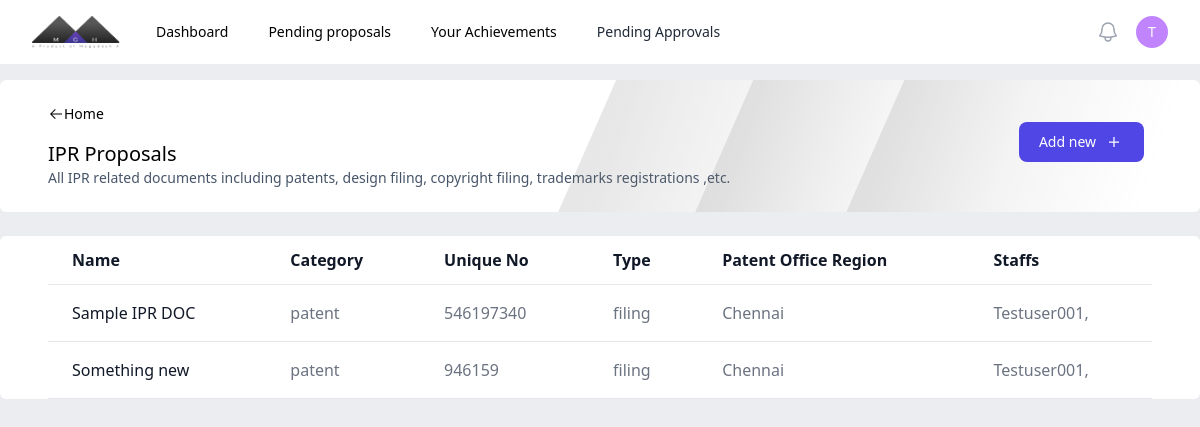
Before: /ipr/ (signed in) with the older database file.
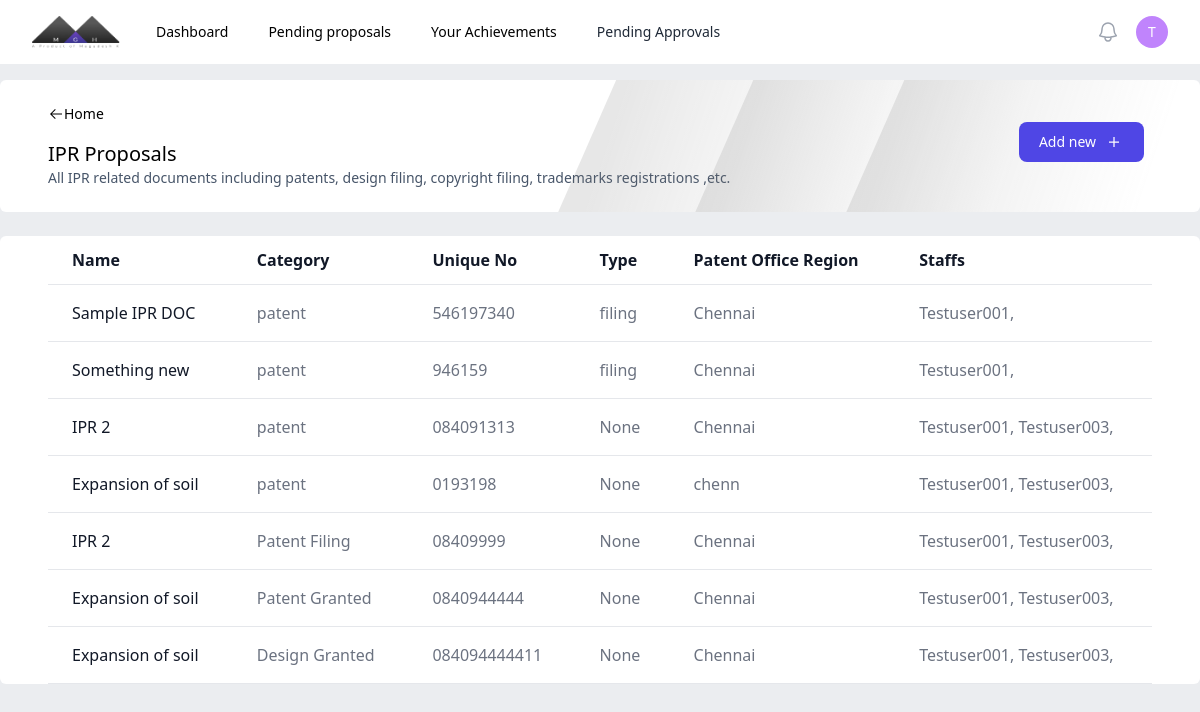
After: the same page with the newer database file.
### authentication/models.py (models this page shows)
class staff(AbstractUser):
    dept = models.ForeignKey(department, on_delete=models.CASCADE, null=True, blank=True)
    designation = models.CharField(max_length=20)
    phone = models.CharField(max_length=20)
    def __str__(self):
        return self.username

### central/models.py (models this page shows, shortened)
class ipr(models.Model):
    types = [
        ('Patent Filing','Patent Filing'),
        ('Patent Granted','Patent Granted'),
        ('Design Filing','Design Filing'),
        ('Design Granted','Design Granted'),
        ('Copyright Filing', 'Copyright Filing'),
        ('Copyright Registered','Copyright Registered')
]
    category = models.CharField(max_length=50, choices=types)
    title = models.CharField(max_length=100)
    uniqueno = models.CharField(max_length=50, unique=True) #Change CharField to somethingelse if required
    patentoffice = models.CharField(max_length=50)
    date = models.DateField(blank=True, null=True)
    department = models.ForeignKey(department, on_delete=models.SET_NULL, null=True)
    staffs = models.ManyToManyField(staff)
    status = models.CharField(max_length=50, null=True, blank=True,choices=[('filing', 'filing'),('granted', 'granted')])
    hodapproval = models.BooleanField(verbose_name="HoD Approval Status", default=False, null=True)
    controller = models.BooleanField(verbose_name="Controller Approval Status", default=False, null=True)
    class Meta:
        verbose_name_plural = "IPR"
        verbose_name = "IPR"

### central/views.py (the view)
# urls.py: path('ipr/', ctv.ipr),
@login_required
def ipr(request):
    obj = _ipr.objects.filter(staffs = request.user, controller=True)
    return render(request, 'central/ipr.html', {'objects':obj})

### authentication/models.py (called while the page is built)
    def __str__(self):
        return self.name

### central/templates/central/ipr.html (shortened to what this page needs)
{% extends 'central/publication.html' %}
{% block header %}
    <p class="text-xl font-medium mt-4">IPR Proposals</p>
    <p class="text-sm text-slate-600">All IPR related documents including patents, design filing, copyright filing, trademarks registrations ,etc. </p>
{% endblock %}
{% block addurl %}
     /iprapplication
{% endblock %}
{% block content %}
<table class=" text-left min-h-full text-gray-500 bg-white dark:text-gray-400 rounded-md overflow-x-auto w-full">
    <thead class="border-b text-gray-900 dark:text-gray-400">
        <tr>
            <th scope="col" class="px-6 py-3">
                Name
            </th>
            <th scope="col" class="px-6 py-3">
                Category
            </th>
            <th scope="col" class="px-6 py-3">
                Unique No
            </th>
            <th scope="col" class="px-6 py-3">
                Type
            </th>
            <th scope="col" class="px-6 py-3">
                Patent Office Region
            </th>
            <th scope="col" class="px-6 py-3">
                Staffs
            </th>
        </tr>
    </thead>
    <tbody>
        {% for object in objects %}
        <tr class="border-b">
            <td scope="row" class="hover:underline px-6 py-4 font-medium text-gray-900 whitespace-nowrap">
                <a href="">
                {{object.title}}
                </a>
            </td>
            <td scope="row" class="px-6 py-4">
                <a href="">
                {{object.category}}
                </a>
            </td>
            <td class="px-6 py-4">
                {{object.uniqueno}}
            </td>
            <td class="px-6 py-4">
                {{object.status}}
            </td>
            <td class="px-6 py-4">
                {{object.patentoffice}}
            </td>
            <td class="px-6 py-4">
                {% for staff in object.staffs.all %}
                    {{staff}},
                {% endfor %}
            </td>
        </tr>
        {% endfor %}
    </tbody>
    </table>
{% endblock %}

### central/templates/central/publication.html (shortened to what this page needs)
{% load static %}
{% load static tailwind_tags %}
<!DOCTYPE html>
<html lang="en">
<head>
    {% tailwind_css %}
</head>
<body class="bg-[#ebedf0]">
    {% include 'central/nav.html' %}
    <div class="overflow-hidden relative bg-white w-full gap-2 py-6 px-6 lg:px-12 mt-4 rounded-md flex justify-between items-center flex-wrap">
        <div>
            <a href="/" class="flex text-sm font-medium items-center">
                <img src="{% static 'images/arrow.svg' %}" alt="">
                Home
            </a>
            {% block header %}{% endblock %}
        </div>
        <div class="z-10">
            <a href="{% block addurl %}/publicationapplication{% endblock %}">
                <button type="button" class=" flex gap-2 items-center justify-between text-white bg-[#4f46e5] hover:bg-blue-800 focus:ring-4 focus:ring-blue-300 font-medium rounded-lg text-sm px-5 py-2.5 me-2 mb-2 dark:bg-blue-600 dark:hover:bg-blue-700 focus:outline-none dark:focus:ring-blue-800">
                    Add new
                    <img src="{% static 'images/add.svg' %}" class="min-w-[20px] min-h-[20px]">
                </button>
            </a>
        </div>
        <div class="absolute top-0 right-0 min-h-[100% bg-red-600]">
            <img src="{% static 'images/shadow2.svg' %}" class="min-w-[100%] top-[-20px] right-[-100px] opacity-50">
        </div>
    </div>
    <div class="w-full mt-4">
        <div class="relative max-w-[100%] min-h-full overflow-x-scroll mt-6 rounded-md bg-white px-4 lg:px-12">
            {% block content %}{% endblock %}
        </div>
    </div>
</body>
</html>

### central/templates/central/nav.html (shortened to what this page needs)
{% load static %}
<nav class="bg-white">
     <div class="mx-auto max-w-7xl px-2 sm:px-6 lg:px-8">
       <div class="relative flex h-16 items-center justify-between">
         <div class="flex flex-1 items-center justify-center sm:items-stretch sm:justify-start">
           <div class="flex flex-shrink-0 items-center">
             <img class="h-8 w-auto" src="{% static 'images/logo.png' %}" alt="Your Company">
           </div>
           <div class="hidden sm:ml-6 sm:block">
             <div class="flex space-x-4">
               <a href="/" class="rounded-md px-3 py-2 text-sm font-medium text-black hover:bg-gray-100" aria-current="page">Dashboard</a>
               <a href="/pendingproposals" class="rounded-md px-3 py-2 text-sm font-medium text-black hover:bg-gray-100 hover:text-black">Pending proposals</a>
               <a href="/achievements" class="rounded-md px-3 py-2 text-sm font-medium text-black hover:bg-gray-100 hover:text-black">Your Achievements</a>
               {% if request.user.groups.first.name == 'Controller' or request.user.groups.first.name == 'HoD'%}
               <a href="/pendingapprovals" class="block rounded-md px-3 py-2 text-sm font-medium text-gray-800 hover:bg-slate-100 hover:text-black">Pending Approvals</a>
               {% endif %}
             </div>
           </div>
         </div>
         <div class="absolute inset-y-0 right-0 flex items-center pr-2 sm:static sm:inset-auto sm:ml-6 sm:pr-0">
           <button type="button" class="relative rounded-full p-1 text-gray-400 hover:text-black focus:outline-none focus:ring-2 focus:ring-white focus:ring-offset-2 focus:ring-offset-gray-800">
             <span class="absolute -inset-1.5"></span>
           </button>
           <div class="relative ml-3">
             <div>
               <button type="button" class="min-w-8 min-h-8 flex items-center justify-center relative rounded-full text-sm border-none focus:outline-none" id="user-menu-button" aria-expanded="false" aria-haspopup="true">
                 <div class="">
                    <p class="text-white font-medium">{{request.user.username|make_list|first}}</p>
                 </div>
               </button>
             </div>
           </div>
         </div>
       </div>
     </div>
   </nav>

Changed rows visible on the page:
added ipr: title "IPR 2", category "patent", uniqueno "084091313", status "None", patentoffice "Chennai", staff (username "Testuser001")
now on this page (row unchanged): staff: username "Testuser003"
added ipr: title "Expansion of soil", category "patent", uniqueno "0193198", status "None", patentoffice "chenn", staff (username "Testuser001")
added ipr: title "IPR 2", category "Patent Filing", uniqueno "08409999", status "None", patentoffice "Chennai", staff (username "Testuser001")
added ipr: title "Expansion of soil", category "Patent Granted", uniqueno "0840944444", status "None", patentoffice "Chennai", staff (username "Testuser001")
added ipr: title "Expansion of soil", category "Design Granted", uniqueno "084094444411", status "None", patentoffice "Chennai", staff (username "Testuser001")
